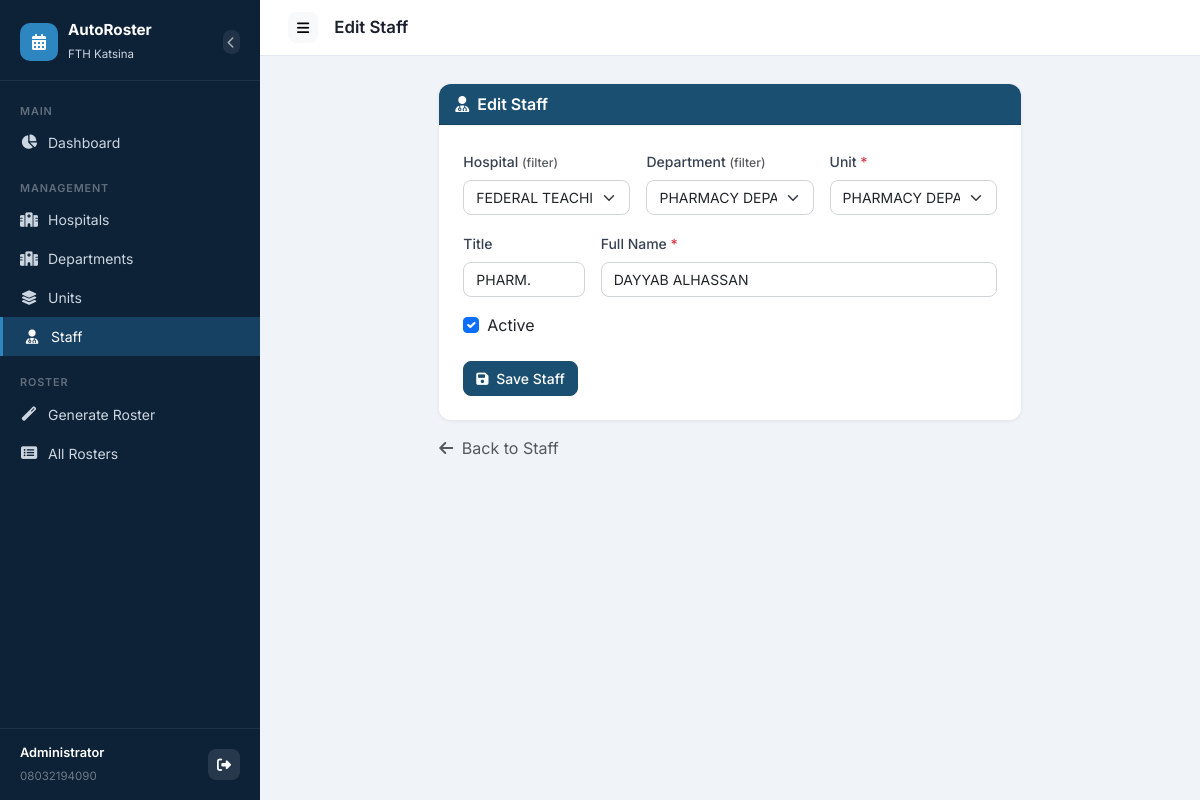
/staff/10/edit/ (signed in), run on the app's committed database.
### accounts/models.py (models this page shows)
class User(AbstractBaseUser, PermissionsMixin):
    phone_number = models.CharField(max_length=20, unique=True)
    full_name = models.CharField(max_length=200, blank=True)
    is_active = models.BooleanField(default=True)
    is_staff = models.BooleanField(default=False)
    date_joined = models.DateTimeField(auto_now_add=True)
    objects = UserManager()
    USERNAME_FIELD = 'phone_number'
    REQUIRED_FIELDS = []
    def __str__(self):
        return self.full_name or self.phone_number

### roster/models.py (models this page shows, shortened)
class Staff(models.Model):
    unit = models.ForeignKey(Unit, on_delete=models.CASCADE, related_name='staff')
    title = models.CharField(max_length=50, default='PHARM.')
    name = models.CharField(max_length=200, help_text='Full name e.g. IBRAHIM ABUKUR')
    is_active = models.BooleanField(default=True)
    class Meta:
        ordering = ['name']
        verbose_name_plural = 'Staff'

### roster/views.py (the view)
# urls.py: path('staff/<int:pk>/edit/', views.staff_edit, name='staff_edit'),
@login_required
def staff_edit(request, pk):
    staff = get_object_or_404(Staff, pk=pk)
    form = StaffForm(request.POST or None, instance=staff)
    if form.is_valid():
        form.save()
        messages.success(request, 'Staff updated.')
        return redirect('staff_list')
    hospitals = Hospital.objects.all()
    departments = Department.objects.select_related('hospital').all()
    return render(request, 'roster/staff_form.html', {
        'form': form,
        'title': 'Edit Staff',
        'obj': staff,
        'hospitals': hospitals,
        'departments': departments,
        'selected_hospital': staff.unit.department.hospital.pk,
        'selected_dept': staff.unit.department.pk,
    })

### roster/forms.py
class StaffForm(forms.ModelForm):
    class Meta:
        model = Staff
        fields = ['unit', 'title', 'name', 'is_active']
        widgets = {
            'unit': forms.Select(attrs={'class': 'form-select'}),
            'title': forms.TextInput(attrs={'class': 'form-control', 'placeholder': 'e.g. PHARM.'}),
            'name': forms.TextInput(attrs={'class': 'form-control', 'placeholder': 'e.g. IBRAHIM ABUKUR'}),
            'is_active': forms.CheckboxInput(attrs={'class': 'form-check-input'}),
        }
    def __init__(self, *args, **kwargs):
        unit_id = kwargs.pop('unit_id', None)
        kwargs.pop('department_id', None)  # backwards compat
        super().__init__(*args, **kwargs)
        if unit_id:
            self.fields['unit'].initial = unit_id
        self.helper = FormHelper()
        self.helper.layout = Layout(
            Row(
                Column('unit', css_class='col-md-6'),
                Column('title', css_class='col-md-2'),
                Column('name', css_class='col-md-4'),
            ),
            Field('is_active'),
            Submit('submit', 'Save Staff', css_class='btn btn-primary mt-3'),
        )

### roster/models.py (called while the page is built)
    def __str__(self):
        return f"{self.department.department_name} — {self.unit_name}"

### roster/templates/roster/staff_form.html (shortened to what this page needs)
{% extends 'roster/base.html' %}
{% block page_title %}{{ title }}{% endblock %}
{% block content %}
<div class="row justify-content-center">
  <div class="col-md-8">
    <div class="card">
      <div class="card-header" style="background:#1B4F72;color:#fff;">
        <i class="fas fa-user-md me-2"></i>{{ title }}
      </div>
      <div class="card-body p-4">
        <form method="post" id="staffForm">
          <div class="row g-3 mb-3">
            <div class="col-md-4">
              <label class="form-label">Hospital <small class="text-muted">(filter)</small></label>
              <select id="hospital-filter" class="form-select">
                {% for h in hospitals %}
                <option value="{{ h.pk }}" {% if selected_hospital == h.pk %}selected{% endif %}>{{ h.name }}</option>
                {% endfor %}
              </select>
            </div>
            <div class="col-md-4">
              <label class="form-label">Department <small class="text-muted">(filter)</small></label>
              <select id="dept-filter" class="form-select">
                {% for d in departments %}
                <option value="{{ d.pk }}"
                  data-hospital="{{ d.hospital.pk }}"
                  {% if selected_dept == d.pk %}selected{% endif %}>
                  {{ d.department_name }}
                </option>
                {% endfor %}
              </select>
            </div>
            <div class="col-md-4">
              <label class="form-label">Unit <span class="text-danger">*</span></label>
              {{ form.unit }}
            </div>
          </div>
          <div class="row g-3 mb-3">
            <div class="col-md-3">
              <label class="form-label">Title</label>
              {{ form.title }}
            </div>
            <div class="col-md-9">
              <label class="form-label">Full Name <span class="text-danger">*</span></label>
              {{ form.name }}
            </div>
          </div>
          <div class="mb-3 form-check">
            {{ form.is_active }}
            <label class="form-check-label" for="{{ form.is_active.id_for_label }}">Active</label>
          </div>
          <button type="submit" class="btn btn-primary mt-2">
            <i class="fas fa-save me-1"></i> Save Staff
          </button>
        </form>
      </div>
    </div>
    <div class="mt-3">
      <a href="{% url 'staff_list' %}" class="text-muted text-decoration-none">
        <i class="fas fa-arrow-left me-1"></i> Back to Staff
      </a>
    </div>
  </div>
</div>
{% endblock %}

### roster/templates/roster/base.html (shortened to what this page needs)
<!DOCTYPE html>
<html lang="en">
<head>
  <link href="https://cdn.jsdelivr.net/npm/bootstrap@5.3.3/dist/css/bootstrap.min.css" rel="stylesheet">
  <link href="https://cdnjs.cloudflare.com/ajax/libs/font-awesome/6.5.0/css/all.min.css" rel="stylesheet">
</head>
<body>
<nav id="sidebar">
  <div class="sidebar-brand d-flex align-items-center justify-content-between">
    <div class="d-flex align-items-center">
      <div class="sidebar-logo">
        <i class="fas fa-calendar-alt text-white"></i>
      </div>
      <div>
        <h5>AutoRoster</h5>
        <small>FTH Katsina</small>
      </div>
    </div>
    <button id="sidebarClose" class="btn btn-sm p-1 ms-2" style="background:rgba(255,255,255,0.08);color:rgba(255,255,255,0.6);line-height:1;" title="Collapse sidebar">
      <i class="fas fa-chevron-left" style="font-size:0.75rem;"></i>
    </button>
  </div>
  <div class="sidebar-nav">
    <div class="nav-section-label">Main</div>
    <a href="{% url 'dashboard' %}" class="nav-link {% if request.resolver_match.url_name == 'dashboard' %}active{% endif %}">
      <i class="fas fa-chart-pie"></i> Dashboard
    </a>
    <div class="nav-section-label mt-2">Management</div>
    <a href="{% url 'hospital_list' %}" class="nav-link {% if 'hospital' in request.resolver_match.url_name %}active{% endif %}">
      <i class="fas fa-hospital-alt"></i> Hospitals
    </a>
    <a href="{% url 'department_list' %}" class="nav-link {% if 'department' in request.resolver_match.url_name %}active{% endif %}">
      <i class="fas fa-hospital"></i> Departments
    </a>
    <a href="{% url 'unit_list' %}" class="nav-link {% if 'unit' in request.resolver_match.url_name %}active{% endif %}">
      <i class="fas fa-layer-group"></i> Units
    </a>
    <a href="{% url 'staff_list' %}" class="nav-link {% if 'staff' in request.resolver_match.url_name and 'api' not in request.resolver_match.url_name %}active{% endif %}">
      <i class="fas fa-user-md"></i> Staff
    </a>
    <div class="nav-section-label mt-2">Roster</div>
    <a href="{% url 'roster_generate' %}" class="nav-link {% if request.resolver_match.url_name == 'roster_generate' %}active{% endif %}">
      <i class="fas fa-magic"></i> Generate Roster
    </a>
    <a href="{% url 'roster_list' %}" class="nav-link {% if request.resolver_match.url_name == 'roster_list' %}active{% endif %}">
      <i class="fas fa-list-alt"></i> All Rosters
    </a>
  </div>
  <div class="sidebar-footer">
    <div class="d-flex align-items-center justify-content-between">
      <div>
        <div style="color:#fff;font-size:.8rem;font-weight:600;">{{ request.user }}</div>
        <small style="color:rgba(255,255,255,0.4);">{{ request.user.phone_number }}</small>
      </div>
      <a href="{% url 'logout' %}" class="btn btn-sm" style="background:rgba(255,255,255,0.1);color:#fff;" title="Logout">
        <i class="fas fa-sign-out-alt"></i>
      </a>
    </div>
  </div>
</nav>
<div id="main-content">
  <div class="topbar">
    <div class="d-flex align-items-center gap-3">
      <button class="btn btn-sm btn-light" id="sidebarToggle" title="Toggle sidebar">
        <i class="fas fa-bars"></i>
      </button>
      <span class="topbar-title">{% block page_title %}Dashboard{% endblock %}</span>
    </div>
  </div>
  <div class="page-content">
    {% block content %}{% endblock %}
  </div>
</div>
</body>
</html>

### roster/templates/roster/base.html (style rules this page uses)
:root { --sidebar-width: 260px; --primary: #1B4F72; --primary-dark: #154360; --accent: #2E86C1; --sidebar-bg: #0d2137; --sidebar-text: #ccd6e0; --sidebar-hover: rgba(46,134,193,0.18); --sidebar-active: rgba(46,134,193,0.32); }
* { font-family: 'Inter', sans-serif; }
body { background: #f0f4f8; min-height: 100vh; }
#sidebar { width: var(--sidebar-width); min-height: 100vh; background: var(--sidebar-bg); position: fixed; top: 0; left: 0; z-index: 1000; display: flex; flex-direction: column; transition: transform 0.3s ease; }
.sidebar-brand { padding: 20px 20px 16px; border-bottom: 1px solid rgba(255,255,255,0.08); }
.sidebar-brand h5 { color: #fff; font-weight: 700; font-size: 0.95rem; margin: 0; line-height: 1.3; }
.sidebar-brand small { color: var(--sidebar-text); font-size: 0.72rem; }
.sidebar-logo { width: 38px; height: 38px; background: var(--accent); border-radius: 10px; display: flex; align-items: center; justify-content: center; margin-right: 10px; flex-shrink: 0; }
.sidebar-nav { padding: 12px 0; flex: 1; overflow-y: auto; }
.nav-section-label { color: rgba(255,255,255,0.35); font-size: 0.68rem; font-weight: 600; text-transform: uppercase; letter-spacing: 0.08em; padding: 10px 20px 4px; }
.sidebar-nav .nav-link { color: var(--sidebar-text); padding: 9px 20px; border-radius: 0; font-size: 0.875rem; display: flex; align-items: center; gap: 10px; transition: all 0.18s; }
.sidebar-nav .nav-link.active { background: var(--sidebar-active); color: #fff; border-left: 3px solid var(--accent); }
.sidebar-nav .nav-link i { width: 18px; text-align: center; font-size: 0.9rem; }
.sidebar-footer { padding: 14px 20px; border-top: 1px solid rgba(255,255,255,0.08); }
.sidebar-footer small { color: rgba(255,255,255,0.3); font-size: 0.72rem; }
#main-content { margin-left: var(--sidebar-width); min-height: 100vh; display: flex; flex-direction: column; }
.topbar { background: #fff; border-bottom: 1px solid #e2e8f0; padding: 12px 28px; display: flex; align-items: center; justify-content: space-between; position: sticky; top: 0; z-index: 500; }
.topbar-title { font-weight: 600; color: #1a202c; font-size: 1.05rem; }
.page-content { padding: 28px; flex: 1; }
.card { border: none; border-radius: 12px; box-shadow: 0 1px 4px rgba(0,0,0,0.07); }
.card-header { border-radius: 12px 12px 0 0 !important; font-weight: 600; }
.btn { border-radius: 8px; font-size: 0.875rem; font-weight: 500; }
.btn-primary { background: var(--primary); border-color: var(--primary); }
.form-label { font-weight: 500; font-size: 0.875rem; color: #374151; }
.form-control, .form-select { border-radius: 8px; font-size: 0.875rem; border-color: #d1d5db; }
#sidebar { transition: transform 0.3s ease; }
#main-content { transition: margin-left 0.3s ease; }

### data on the page
User: user "Administrator", user.phone_number "08032194090"
Staff: unit "PHARMACY DEPARTMENT — NHIA PHARMACY", title "PHARM.", name "DAYYAB ALHASSAN", is_active "☑"

### other printed values
{{ title }} "Edit Staff"
form field value "FEDERAL TEACHING HOSPITAL KATSINA"
form field value "PHARMACY DEPARTMENT"
